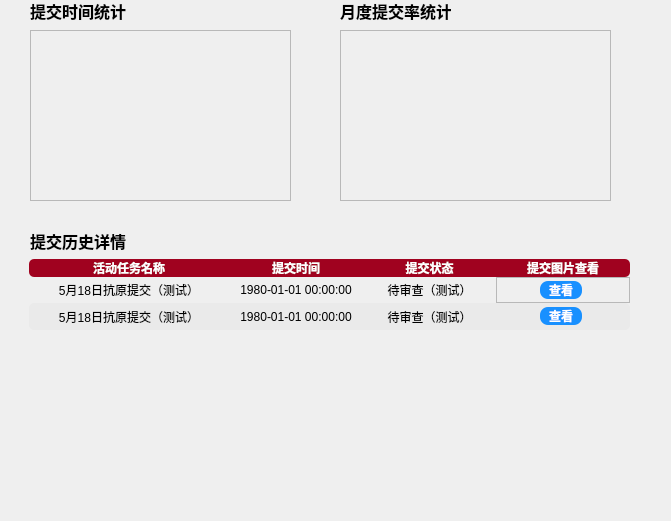
       <widget class="QWidget" name="scrollAreaWidgetContents_2">
        <property name="geometry">
         <rect>
          <x>0</x>
          <y>0</y>
          <width>671</width>
          <height>521</height>
         </rect>
        </property>
        <widget class="QLabel" name="label_38">
         <property name="geometry">
          <rect>
           <x>30</x>
           <y>0</y>
           <width>96</width>
           <height>21</height>
          </rect>
         </property>
         <property name="styleSheet">
          <string notr="true">font-size:16px;
font-weight:bold;</string>
         </property>
         <property name="text">
          <string>提交时间统计</string>
         </property>
        </widget>
        <widget class="QLabel" name="label_39">
         <property name="geometry">
          <rect>
           <x>340</x>
           <y>0</y>
           <width>111</width>
           <height>21</height>
          </rect>
         </property>
         <property name="styleSheet">
          <string notr="true">font-size:16px;
font-weight:bold;</string>
         </property>
         <property name="text">
          <string>月度提交率统计</string>
         </property>
        </widget>
        <widget class="QLabel" name="label_40">
         <property name="geometry">
          <rect>
           <x>30</x>
           <y>230</y>
           <width>96</width>
           <height>21</height>
          </rect>
         </property>
         <property name="styleSheet">
          <string notr="true">font-size:16px;
font-weight:bold;</string>
         </property>
         <property name="text">
          <string>提交历史详情</string>
         </property>
        </widget>
        <widget class="QWidget" name="gridLayoutWidget">
         <property name="geometry">
          <rect>
           <x>29</x>
           <y>259</y>
           <width>601</width>
           <height>71</height>
          </rect>
         </property>
         <layout class="QGridLayout" name="gridLayout_2" rowstretch="2,3,3" columnstretch="3,2,2,2" rowminimumheight="2,3,3" columnminimumwidth="3,2,2,2">
          <property name="sizeConstraint">
           <enum>QLayout::SetMinimumSize</enum>
          </property>
          <property name="spacing">
           <number>0</number>
          </property>
          <item row="1" column="0">
           <widget class="QLabel" name="label_47">
            <property name="styleSheet">
             <string notr="true">font-size:12px;</string>
            </property>
            <property name="text">
             <string>5月18日抗原提交（测试）</string>
            </property>
            <property name="alignment">
             <set>Qt::AlignCenter</set>
            </property>
           </widget>
          </item>
          <item row="0" column="0">
           <widget class="QLabel" name="label_43">
            <property name="styleSheet">
             <string notr="true">background-color:#a0021f;
border-image: url();
color:white;
font-weight:bold;
border-radius:0px;
border-bottom-left-radius:5px;
border-top-left-radius:5px</string>
            </property>
            <property name="text">
             <string>活动任务名称</string>
            </property>
            <property name="alignment">
             <set>Qt::AlignCenter</set>
            </property>
           </widget>
          </item>
          <item row="0" column="2">
           <widget class="QLabel" name="label_45">
            <property name="styleSheet">
             <string notr="true">background-color:#a0021f;
border-image: url();
color:white;
font-weight:bold;
border-radius:0px;
</string>
            </property>
            <property name="text">
             <string>提交状态</string>
            </property>
            <property name="alignment">
             <set>Qt::AlignCenter</set>
            </property>
           </widget>
          </item>
          <item row="1" column="3">
           <widget class="QFrame" name="frame_2">
            <property name="frameShape">
             <enum>QFrame::StyledPanel</enum>
            </property>
            <property name="frameShadow">
             <enum>QFrame::Raised</enum>
            </property>
            <widget class="QPushButton" name="pushButton_8">
             <property name="geometry">
              <rect>
               <x>44</x>
               <y>4</y>
               <width>42</width>
               <height>18</height>
              </rect>
             </property>
             <property name="cursor">
              <cursorShape>PointingHandCursor</cursorShape>
             </property>
             <property name="styleSheet">
              <string notr="true">border-radius:8px;
background-color:#1890FF;
color:white;
font-weight:bold;</string>
             </property>
             <property name="text">
              <string>查看</string>
             </property>
            </widget>
           </widget>
          </item>
          <item row="1" column="1">
           <widget class="QLabel" name="label_48">
            <property name="text">
             <string>1980-01-01 00:00:00</string>
            </property>
            <property name="alignment">
             <set>Qt::AlignCenter</set>
            </property>
           </widget>
          </item>
          <item row="0" column="3">
           <widget class="QLabel" name="label_46">
            <property name="styleSheet">
             <string notr="true">background-color:#a0021f;
border-image: url();
color:white;
font-weight:bold;
border-radius:0px;
border-bottom-right-radius:5px;
border-top-right-radius:5px</string>
            </property>
            <property name="text">
             <string>提交图片查看</string>
            </property>
            <property name="alignment">
             <set>Qt::AlignCenter</set>
            </property>
           </widget>
          </item>
          <item row="1" column="2">
           <widget class="QLabel" name="label_49">
            <property name="text">
             <string>待审查（测试）</string>
            </property>
            <property name="alignment">
             <set>Qt::AlignCenter</set>
            </property>
           </widget>
          </item>
          <item row="0" column="1">
           <widget class="QLabel" name="label_44">
            <property name="styleSheet">
             <string notr="true">background-color:#a0021f;
border-image: url();
color:white;
font-weight:bold;
border-radius:0px;</string>
            </property>
            <property name="text">
             <string>提交时间</string>
            </property>
            <property name="alignment">
             <set>Qt::AlignCenter</set>
            </property>
           </widget>
          </item>
          <item row="2" column="0">
           <widget class="QLabel" name="label_68">
            <property name="styleSheet">
             <string notr="true">font-size:12px;
background-color:#EAEAEA;
border-radius:0px;
border-bottom-left-radius:5px;
border-top-left-radius:5px;
border-image: url();</string>
            </property>
            <property name="text">
             <string>5月18日抗原提交（测试）</string>
            </property>
            <property name="alignment">
             <set>Qt::AlignCenter</set>
            </property>
           </widget>
          </item>
          <item row="2" column="1">
           <widget class="QLabel" name="label_69">
            <property name="styleSheet">
             <string notr="true">background-color:#EAEAEA;
border-radius:0px;
border-image: url();</string>
            </property>
            <property name="text">
             <string>1980-01-01 00:00:00</string>
            </property>
            <property name="alignment">
             <set>Qt::AlignCenter</set>
            </property>
           </widget>
          </item>
          <item row="2" column="2">
           <widget class="QLabel" name="label_70">
            <property name="styleSheet">
             <string notr="true">background-color:#EAEAEA;
border-radius:0px;
border-image: url();</string>
            </property>
            <property name="text">
             <string>待审查（测试）</string>
            </property>
            <property name="alignment">
             <set>Qt::AlignCenter</set>
            </property>
           </widget>
          </item>
          <item row="2" column="3">
           <widget class="QFrame" name="frame_12">
            <property name="styleSheet">
             <string notr="true">background-color:#EAEAEA;
border-radius:0px;
border-bottom-right-radius:5px;
border-top-right-radius:5px;
border-image: url();</string>
            </property>
            <property name="frameShape">
             <enum>QFrame::StyledPanel</enum>
            </property>
            <property name="frameShadow">
             <enum>QFrame::Raised</enum>
            </property>
            <widget class="QPushButton" name="pushButton_17">
             <property name="geometry">
              <rect>
               <x>44</x>
               <y>4</y>
               <width>42</width>
               <height>18</height>
              </rect>
             </property>
             <property name="cursor">
              <cursorShape>PointingHandCursor</cursorShape>
             </property>
             <property name="styleSheet">
              <string notr="true">border-radius:8px;
background-color:#1890FF;
color:white;
font-weight:bold;</string>
             </property>
             <property name="text">
              <string>查看</string>
             </property>
            </widget>
           </widget>
          </item>
         </layout>
        </widget>
        <widget class="QFrame" name="frame_4">
         <property name="geometry">
          <rect>
           <x>30</x>
           <y>30</y>
           <width>261</width>
           <height>171</height>
          </rect>
         </property>
         <property name="frameShape">
          <enum>QFrame::StyledPanel</enum>
         </property>
         <property name="frameShadow">
          <enum>QFrame::Raised</enum>
         </property>
        </widget>
        <widget class="QFrame" name="frame_5">
         <property name="geometry">
          <rect>
           <x>340</x>
           <y>30</y>
           <width>271</width>
           <height>171</height>
          </rect>
         </property>
         <property name="frameShape">
          <enum>QFrame::StyledPanel</enum>
         </property>
         <property name="frameShadow">
          <enum>QFrame::Raised</enum>
         </property>
        </widget>
       </widget>
